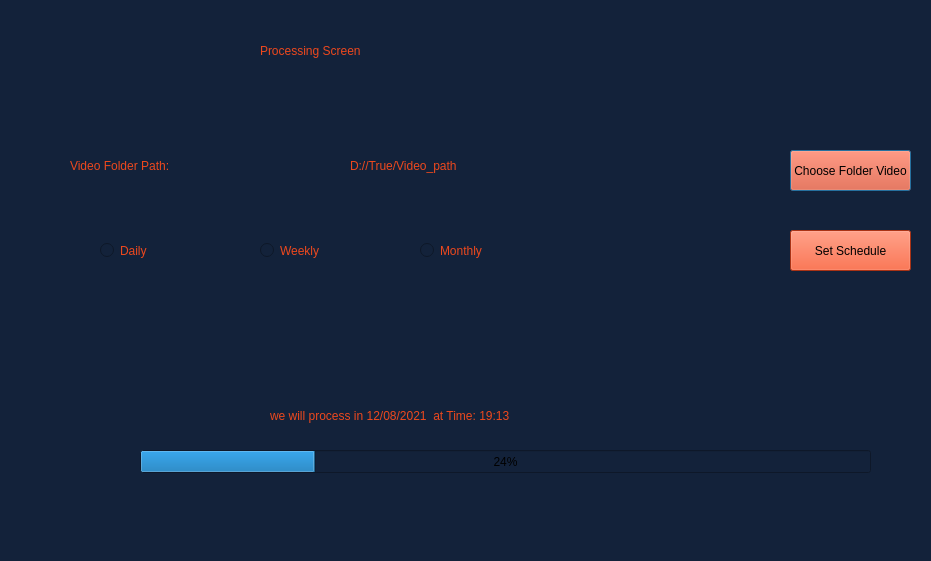
<?xml version="1.0" encoding="UTF-8"?>
<ui version="4.0">
 <class>Dialog</class>
 <widget class="QDialog" name="Dialog">
  <property name="geometry">
   <rect>
    <x>0</x>
    <y>0</y>
    <width>931</width>
    <height>561</height>
   </rect>
  </property>
  <property name="windowTitle">
   <string>Dialog</string>
  </property>
  <widget class="QWidget" name="widget" native="true">
   <property name="geometry">
    <rect>
     <x>0</x>
     <y>0</y>
     <width>931</width>
     <height>561</height>
    </rect>
   </property>
   <property name="autoFillBackground">
    <bool>false</bool>
   </property>
   <property name="styleSheet">
    <string notr="true">background-color:#13223A</string>
   </property>
   <widget class="QLabel" name="label_2">
    <property name="geometry">
     <rect>
      <x>260</x>
      <y>0</y>
      <width>381</width>
      <height>101</height>
     </rect>
    </property>
    <property name="styleSheet">
     <string notr="true">font: 36pt &quot;MS Shell Dlg 2&quot;;
color:#ED481D;</string>
    </property>
    <property name="text">
     <string>Processing Screen</string>
    </property>
    <property name="scaledContents">
     <bool>true</bool>
    </property>
   </widget>
   <widget class="QPushButton" name="choose_folder_btn">
    <property name="geometry">
     <rect>
      <x>790</x>
      <y>150</y>
      <width>121</width>
      <height>41</height>
     </rect>
    </property>
    <property name="styleSheet">
     <string notr="true">background-color:#ED481D;
color:'white'</string>
    </property>
    <property name="text">
     <string>Choose Folder Video</string>
    </property>
   </widget>
   <widget class="QLabel" name="label_3">
    <property name="geometry">
     <rect>
      <x>70</x>
      <y>120</y>
      <width>271</width>
      <height>91</height>
     </rect>
    </property>
    <property name="styleSheet">
     <string notr="true">font: 25pt &quot;MS Shell Dlg 2&quot;;
color:#ED481D;</string>
    </property>
    <property name="text">
     <string>Video Folder Path:</string>
    </property>
    <property name="scaledContents">
     <bool>true</bool>
    </property>
   </widget>
   <widget class="QLabel" name="video_path_txt">
    <property name="geometry">
     <rect>
      <x>350</x>
      <y>120</y>
      <width>431</width>
      <height>91</height>
     </rect>
    </property>
    <property name="styleSheet">
     <string notr="true">font: 18pt &quot;MS Shell Dlg 2&quot;;
color:#ED481D;</string>
    </property>
    <property name="text">
     <string>D://True/Video_path</string>
    </property>
    <property name="scaledContents">
     <bool>true</bool>
    </property>
   </widget>
   <widget class="QProgressBar" name="progressBar">
    <property name="geometry">
     <rect>
      <x>140</x>
      <y>450</y>
      <width>731</width>
      <height>23</height>
     </rect>
    </property>
    <property name="value">
     <number>24</number>
    </property>
   </widget>
   <widget class="QPushButton" name="set_schedule_btn">
    <property name="geometry">
     <rect>
      <x>790</x>
      <y>230</y>
      <width>121</width>
      <height>41</height>
     </rect>
    </property>
    <property name="styleSheet">
     <string notr="true">background-color:#ED481D;
color:'white'</string>
    </property>
    <property name="text">
     <string>Set Schedule</string>
    </property>
   </widget>
   <widget class="QLabel" name="status_txt">
    <property name="geometry">
     <rect>
      <x>270</x>
      <y>390</y>
      <width>451</width>
      <height>51</height>
     </rect>
    </property>
    <property name="styleSheet">
     <string notr="true">font: 16pt &quot;MS Shell Dlg 2&quot;;
color:#ED481D;</string>
    </property>
    <property name="text">
     <string>we will process in 12/08/2021  at Time: 19:13</string>
    </property>
    <property name="scaledContents">
     <bool>true</bool>
    </property>
   </widget>
   <widget class="QRadioButton" name="daily_radio_btn">
    <property name="geometry">
     <rect>
      <x>100</x>
      <y>240</y>
      <width>121</width>
      <height>21</height>
     </rect>
    </property>
    <property name="styleSheet">
     <string notr="true">font: 14pt &quot;MS Shell Dlg 2&quot;;
color:#ED481D;</string>
    </property>
    <property name="text">
     <string>Daily</string>
    </property>
   </widget>
   <widget class="QRadioButton" name="monthly_radio_btn">
    <property name="geometry">
     <rect>
      <x>420</x>
      <y>240</y>
      <width>121</width>
      <height>21</height>
     </rect>
    </property>
    <property name="styleSheet">
     <string notr="true">font: 14pt &quot;MS Shell Dlg 2&quot;;
color:#ED481D;</string>
    </property>
    <property name="text">
     <string>Monthly</string>
    </property>
   </widget>
   <widget class="QRadioButton" name="weekly_radio_btn">
    <property name="geometry">
     <rect>
      <x>260</x>
      <y>240</y>
      <width>121</width>
      <height>21</height>
     </rect>
    </property>
    <property name="styleSheet">
     <string notr="true">font: 14pt &quot;MS Shell Dlg 2&quot;;
color:#ED481D;</string>
    </property>
    <property name="text">
     <string>Weekly</string>
    </property>
   </widget>
   <widget class="QLabel" name="label_4">
    <property name="geometry">
     <rect>
      <x>840</x>
      <y>20</y>
      <width>71</width>
      <height>81</height>
     </rect>
    </property>
    <property name="styleSheet">
     <string notr="true">font: 36pt &quot;MS Shell Dlg 2&quot;;
color:#ED481D;</string>
    </property>
    <property name="text">
     <string/>
    </property>
    <property name="pixmap">
     <pixmap>../icon/Indezy-Logo-Vertical-REV01-White.png</pixmap>
    </property>
    <property name="scaledContents">
     <bool>true</bool>
    </property>
   </widget>
  </widget>
 </widget>
 <resources/>
 <connections/>
</ui>
